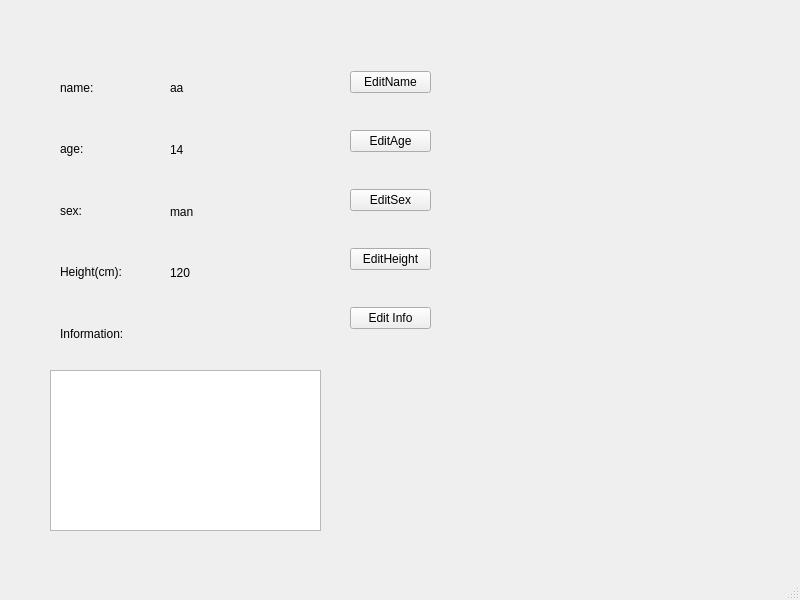
<?xml version="1.0" encoding="UTF-8"?>
<ui version="4.0">
 <class>MainWindow</class>
 <widget class="QMainWindow" name="MainWindow">
  <property name="geometry">
   <rect>
    <x>0</x>
    <y>0</y>
    <width>800</width>
    <height>600</height>
   </rect>
  </property>
  <property name="windowTitle">
   <string>MainWindow</string>
  </property>
  <widget class="QWidget" name="centralwidget">
   <widget class="QTextBrowser" name="textInformation">
    <property name="geometry">
     <rect>
      <x>50</x>
      <y>370</y>
      <width>271</width>
      <height>161</height>
     </rect>
    </property>
   </widget>
   <widget class="QWidget" name="layoutWidget">
    <property name="geometry">
     <rect>
      <x>170</x>
      <y>60</y>
      <width>101</width>
      <height>241</height>
     </rect>
    </property>
    <layout class="QVBoxLayout" name="verticalLayout_3">
     <item>
      <widget class="QLabel" name="labe_name_2">
       <property name="text">
        <string>aa</string>
       </property>
      </widget>
     </item>
     <item>
      <widget class="QLabel" name="label_age_2">
       <property name="text">
        <string>14</string>
       </property>
      </widget>
     </item>
     <item>
      <widget class="QLabel" name="label_sex_2">
       <property name="text">
        <string>man</string>
       </property>
      </widget>
     </item>
     <item>
      <widget class="QLabel" name="label_height_2">
       <property name="text">
        <string>120</string>
       </property>
      </widget>
     </item>
    </layout>
   </widget>
   <widget class="QWidget" name="layoutWidget">
    <property name="geometry">
     <rect>
      <x>60</x>
      <y>60</y>
      <width>101</width>
      <height>301</height>
     </rect>
    </property>
    <layout class="QVBoxLayout" name="verticalLayout">
     <item>
      <widget class="QLabel" name="labe_name">
       <property name="text">
        <string>name:</string>
       </property>
      </widget>
     </item>
     <item>
      <widget class="QLabel" name="label_age">
       <property name="text">
        <string>age: </string>
       </property>
      </widget>
     </item>
     <item>
      <widget class="QLabel" name="label_sex">
       <property name="text">
        <string>sex: </string>
       </property>
      </widget>
     </item>
     <item>
      <widget class="QLabel" name="label_height">
       <property name="text">
        <string>Height(cm): </string>
       </property>
      </widget>
     </item>
     <item>
      <widget class="QLabel" name="label_infor">
       <property name="text">
        <string>Information: </string>
       </property>
      </widget>
     </item>
    </layout>
   </widget>
   <widget class="QWidget" name="layoutWidget">
    <property name="geometry">
     <rect>
      <x>350</x>
      <y>40</y>
      <width>81</width>
      <height>321</height>
     </rect>
    </property>
    <layout class="QVBoxLayout" name="verticalLayout_2">
     <item>
      <widget class="QPushButton" name="pushButtonName">
       <property name="text">
        <string>EditName</string>
       </property>
      </widget>
     </item>
     <item>
      <widget class="QPushButton" name="pushButtonAge">
       <property name="text">
        <string>EditAge</string>
       </property>
      </widget>
     </item>
     <item>
      <widget class="QPushButton" name="pushButtonSex">
       <property name="text">
        <string>EditSex</string>
       </property>
      </widget>
     </item>
     <item>
      <widget class="QPushButton" name="pushButtonHeight">
       <property name="text">
        <string>EditHeight</string>
       </property>
      </widget>
     </item>
     <item>
      <widget class="QPushButton" name="pushButtonInfo">
       <property name="text">
        <string>Edit Info</string>
       </property>
      </widget>
     </item>
    </layout>
   </widget>
  </widget>
  <widget class="QMenuBar" name="menubar">
   <property name="geometry">
    <rect>
     <x>0</x>
     <y>0</y>
     <width>800</width>
     <height>23</height>
    </rect>
   </property>
  </widget>
  <widget class="QStatusBar" name="statusbar"/>
 </widget>
 <resources/>
 <connections/>
</ui>
